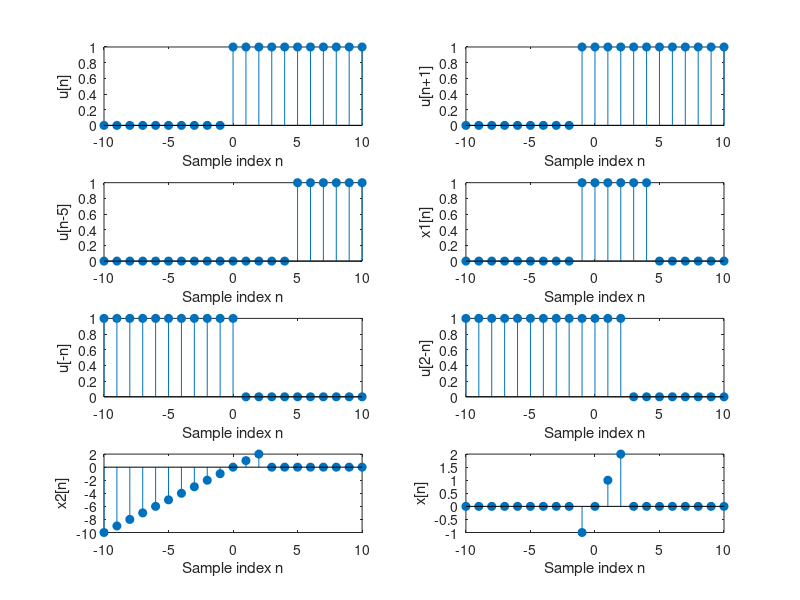

This chart was generated by the following MATLAB code:
n = -10:10;
u = [zeros(1, 10) 1 ones(1, 10)];

up1 = [u(2:length(u)) 1];
um5 = [zeros(1, 5) u(1:length(u) - 5)];
x1 = up1 - um5;

u0m = flip(u);
u2m = [ones(1, 2) u0m(1:length(u0m) - 2)];
x2 = n .* u2m;
x = x1 .* x2;

figure(1);
subplot(4, 2, 1);
stem(n, u, 'fill'); xlabel('Sample index n'); ylabel('u[n]');
subplot(4, 2, 2);
stem(n, up1, 'fill'); xlabel('Sample index n'); ylabel('u[n+1]');
subplot(4, 2, 3);
stem(n, um5, 'fill'); xlabel('Sample index n'); ylabel('u[n-5]');
subplot(4, 2, 4);
stem(n, x1, 'fill'); xlabel('Sample index n'); ylabel('x1[n]');
subplot(4, 2, 5);
stem(n, u0m, 'fill'); xlabel('Sample index n'); ylabel('u[-n]');
subplot(4, 2, 6);
stem(n, u2m, 'fill'); xlabel('Sample index n'); ylabel('u[2-n]');
subplot(4, 2, 7);
stem(n, x2, 'fill'); xlabel('Sample index n'); ylabel('x2[n]');
subplot(4, 2, 8);
stem(n, x, 'fill'); xlabel('Sample index n'); ylabel('x[n]');
